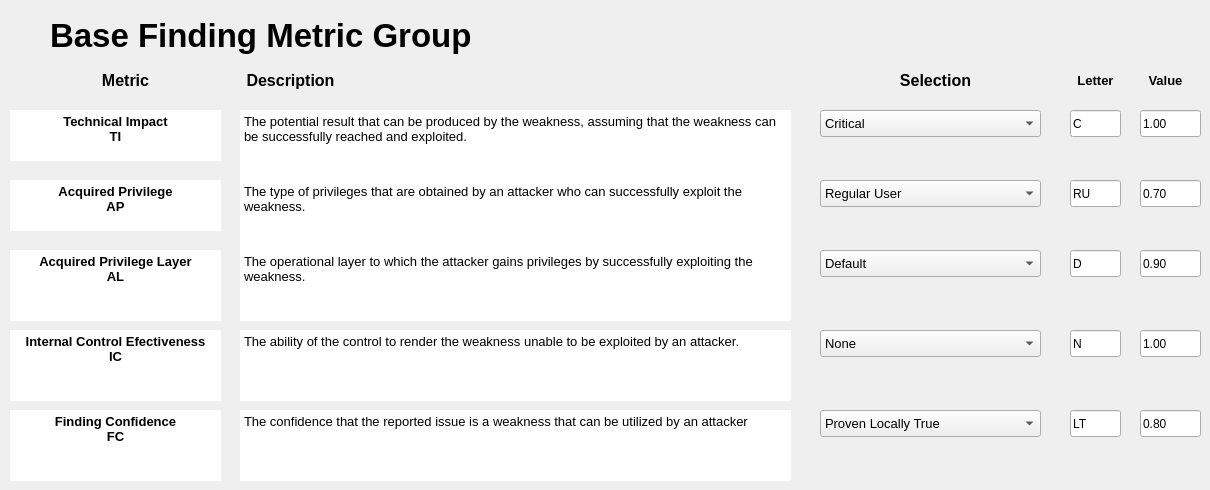
    <widget class="QWidget" name="tab_2">
     <attribute name="title">
      <string>Base Finding</string>
     </attribute>
     <widget class="QLabel" name="label_5">
      <property name="geometry">
       <rect>
        <x>50</x>
        <y>0</y>
        <width>1141</width>
        <height>71</height>
       </rect>
      </property>
      <property name="font">
       <font>
        <pointsize>25</pointsize>
        <weight>75</weight>
        <italic>false</italic>
        <bold>true</bold>
        <underline>false</underline>
        <strikeout>false</strikeout>
        <kerning>true</kerning>
       </font>
      </property>
      <property name="text">
       <string>Base Finding Metric Group</string>
      </property>
     </widget>
     <widget class="QLabel" name="label_6">
      <property name="geometry">
       <rect>
        <x>90</x>
        <y>70</y>
        <width>71</width>
        <height>21</height>
       </rect>
      </property>
      <property name="font">
       <font>
        <pointsize>12</pointsize>
        <weight>75</weight>
        <bold>true</bold>
       </font>
      </property>
      <property name="text">
       <string>Metric</string>
      </property>
      <property name="alignment">
       <set>Qt::AlignCenter</set>
      </property>
     </widget>
     <widget class="QTextEdit" name="textEdit">
      <property name="geometry">
       <rect>
        <x>10</x>
        <y>110</y>
        <width>211</width>
        <height>51</height>
       </rect>
      </property>
      <property name="frameShape">
       <enum>QFrame::NoFrame</enum>
      </property>
      <property name="lineWidth">
       <number>0</number>
      </property>
      <property name="html">
       <string>&lt;!DOCTYPE HTML PUBLIC &quot;-//W3C//DTD HTML 4.0//EN&quot; &quot;http://www.w3.org/TR/REC-html40/strict.dtd&quot;&gt;
&lt;html&gt;&lt;head&gt;&lt;meta name=&quot;qrichtext&quot; content=&quot;1&quot; /&gt;&lt;style type=&quot;text/css&quot;&gt;
p, li { white-space: pre-wrap; }
&lt;/style&gt;&lt;/head&gt;&lt;body style=&quot; font-family:'.AppleSystemUIFont'; font-size:10pt; font-weight:400; font-style:normal;&quot;&gt;
&lt;p align=&quot;center&quot; style=&quot; margin-top:0px; margin-bottom:0px; margin-left:0px; margin-right:0px; -qt-block-indent:0; text-indent:0px;&quot;&gt;&lt;span style=&quot; font-family:'Ubuntu'; font-weight:600;&quot;&gt;Technical Impact&lt;/span&gt;&lt;/p&gt;
&lt;p align=&quot;center&quot; style=&quot; margin-top:0px; margin-bottom:0px; margin-left:0px; margin-right:0px; -qt-block-indent:0; text-indent:0px;&quot;&gt;&lt;span style=&quot; font-family:'Ubuntu'; font-weight:600;&quot;&gt;TI&lt;/span&gt;&lt;/p&gt;&lt;/body&gt;&lt;/html&gt;</string>
      </property>
     </widget>
     <widget class="QTextEdit" name="textEdit_2">
      <property name="geometry">
       <rect>
        <x>10</x>
        <y>180</y>
        <width>211</width>
        <height>51</height>
       </rect>
      </property>
      <property name="frameShape">
       <enum>QFrame::NoFrame</enum>
      </property>
      <property name="lineWidth">
       <number>0</number>
      </property>
      <property name="html">
       <string>&lt;!DOCTYPE HTML PUBLIC &quot;-//W3C//DTD HTML 4.0//EN&quot; &quot;http://www.w3.org/TR/REC-html40/strict.dtd&quot;&gt;
&lt;html&gt;&lt;head&gt;&lt;meta name=&quot;qrichtext&quot; content=&quot;1&quot; /&gt;&lt;style type=&quot;text/css&quot;&gt;
p, li { white-space: pre-wrap; }
&lt;/style&gt;&lt;/head&gt;&lt;body style=&quot; font-family:'.AppleSystemUIFont'; font-size:10pt; font-weight:400; font-style:normal;&quot;&gt;
&lt;p align=&quot;center&quot; style=&quot; margin-top:0px; margin-bottom:0px; margin-left:0px; margin-right:0px; -qt-block-indent:0; text-indent:0px;&quot;&gt;&lt;span style=&quot; font-family:'Ubuntu'; font-weight:600;&quot;&gt;Acquired Privilege&lt;/span&gt;&lt;/p&gt;
&lt;p align=&quot;center&quot; style=&quot; margin-top:0px; margin-bottom:0px; margin-left:0px; margin-right:0px; -qt-block-indent:0; text-indent:0px;&quot;&gt;&lt;span style=&quot; font-family:'Ubuntu'; font-weight:600;&quot;&gt;AP&lt;/span&gt;&lt;/p&gt;&lt;/body&gt;&lt;/html&gt;</string>
      </property>
     </widget>
     <widget class="QTextEdit" name="textEdit_3">
      <property name="geometry">
       <rect>
        <x>10</x>
        <y>250</y>
        <width>211</width>
        <height>71</height>
       </rect>
      </property>
      <property name="frameShape">
       <enum>QFrame::NoFrame</enum>
      </property>
      <property name="lineWidth">
       <number>0</number>
      </property>
      <property name="html">
       <string>&lt;!DOCTYPE HTML PUBLIC &quot;-//W3C//DTD HTML 4.0//EN&quot; &quot;http://www.w3.org/TR/REC-html40/strict.dtd&quot;&gt;
&lt;html&gt;&lt;head&gt;&lt;meta name=&quot;qrichtext&quot; content=&quot;1&quot; /&gt;&lt;style type=&quot;text/css&quot;&gt;
p, li { white-space: pre-wrap; }
&lt;/style&gt;&lt;/head&gt;&lt;body style=&quot; font-family:'.AppleSystemUIFont'; font-size:10pt; font-weight:400; font-style:normal;&quot;&gt;
&lt;p align=&quot;center&quot; style=&quot; margin-top:0px; margin-bottom:0px; margin-left:0px; margin-right:0px; -qt-block-indent:0; text-indent:0px;&quot;&gt;&lt;span style=&quot; font-family:'Ubuntu'; font-weight:600;&quot;&gt;Acquired Privilege Layer&lt;/span&gt;&lt;/p&gt;
&lt;p align=&quot;center&quot; style=&quot; margin-top:0px; margin-bottom:0px; margin-left:0px; margin-right:0px; -qt-block-indent:0; text-indent:0px;&quot;&gt;&lt;span style=&quot; font-family:'Ubuntu'; font-weight:600;&quot;&gt;AL&lt;/span&gt;&lt;/p&gt;&lt;/body&gt;&lt;/html&gt;</string>
      </property>
     </widget>
     <widget class="QTextEdit" name="textEdit_4">
      <property name="geometry">
       <rect>
        <x>10</x>
        <y>330</y>
        <width>211</width>
        <height>71</height>
       </rect>
      </property>
      <property name="frameShape">
       <enum>QFrame::NoFrame</enum>
      </property>
      <property name="lineWidth">
       <number>0</number>
      </property>
      <property name="html">
       <string>&lt;!DOCTYPE HTML PUBLIC &quot;-//W3C//DTD HTML 4.0//EN&quot; &quot;http://www.w3.org/TR/REC-html40/strict.dtd&quot;&gt;
&lt;html&gt;&lt;head&gt;&lt;meta name=&quot;qrichtext&quot; content=&quot;1&quot; /&gt;&lt;style type=&quot;text/css&quot;&gt;
p, li { white-space: pre-wrap; }
&lt;/style&gt;&lt;/head&gt;&lt;body style=&quot; font-family:'.AppleSystemUIFont'; font-size:10pt; font-weight:400; font-style:normal;&quot;&gt;
&lt;p align=&quot;center&quot; style=&quot; margin-top:0px; margin-bottom:0px; margin-left:0px; margin-right:0px; -qt-block-indent:0; text-indent:0px;&quot;&gt;&lt;span style=&quot; font-family:'Ubuntu'; font-weight:600;&quot;&gt;Internal Control Efectiveness&lt;/span&gt;&lt;/p&gt;
&lt;p align=&quot;center&quot; style=&quot; margin-top:0px; margin-bottom:0px; margin-left:0px; margin-right:0px; -qt-block-indent:0; text-indent:0px;&quot;&gt;&lt;span style=&quot; font-family:'Ubuntu'; font-weight:600;&quot;&gt;IC&lt;/span&gt;&lt;/p&gt;&lt;/body&gt;&lt;/html&gt;</string>
      </property>
     </widget>
     <widget class="QTextEdit" name="textEdit_5">
      <property name="geometry">
       <rect>
        <x>10</x>
        <y>410</y>
        <width>211</width>
        <height>71</height>
       </rect>
      </property>
      <property name="frameShape">
       <enum>QFrame::NoFrame</enum>
      </property>
      <property name="lineWidth">
       <number>0</number>
      </property>
      <property name="html">
       <string>&lt;!DOCTYPE HTML PUBLIC &quot;-//W3C//DTD HTML 4.0//EN&quot; &quot;http://www.w3.org/TR/REC-html40/strict.dtd&quot;&gt;
&lt;html&gt;&lt;head&gt;&lt;meta name=&quot;qrichtext&quot; content=&quot;1&quot; /&gt;&lt;style type=&quot;text/css&quot;&gt;
p, li { white-space: pre-wrap; }
&lt;/style&gt;&lt;/head&gt;&lt;body style=&quot; font-family:'.AppleSystemUIFont'; font-size:10pt; font-weight:400; font-style:normal;&quot;&gt;
&lt;p align=&quot;center&quot; style=&quot; margin-top:0px; margin-bottom:0px; margin-left:0px; margin-right:0px; -qt-block-indent:0; text-indent:0px;&quot;&gt;&lt;span style=&quot; font-family:'Ubuntu'; font-weight:600;&quot;&gt;Finding Confidence&lt;/span&gt;&lt;/p&gt;
&lt;p align=&quot;center&quot; style=&quot; margin-top:0px; margin-bottom:0px; margin-left:0px; margin-right:0px; -qt-block-indent:0; text-indent:0px;&quot;&gt;&lt;span style=&quot; font-family:'Ubuntu'; font-weight:600;&quot;&gt;FC&lt;/span&gt;&lt;/p&gt;&lt;/body&gt;&lt;/html&gt;</string>
      </property>
     </widget>
     <widget class="QLabel" name="label_7">
      <property name="geometry">
       <rect>
        <x>230</x>
        <y>70</y>
        <width>121</width>
        <height>21</height>
       </rect>
      </property>
      <property name="font">
       <font>
        <pointsize>12</pointsize>
        <weight>75</weight>
        <bold>true</bold>
       </font>
      </property>
      <property name="text">
       <string>Description</string>
      </property>
      <property name="alignment">
       <set>Qt::AlignCenter</set>
      </property>
     </widget>
     <widget class="QTextEdit" name="textEdit_6">
      <property name="geometry">
       <rect>
        <x>240</x>
        <y>110</y>
        <width>551</width>
        <height>71</height>
       </rect>
      </property>
      <property name="frameShape">
       <enum>QFrame::NoFrame</enum>
      </property>
      <property name="lineWidth">
       <number>0</number>
      </property>
      <property name="html">
       <string>&lt;!DOCTYPE HTML PUBLIC &quot;-//W3C//DTD HTML 4.0//EN&quot; &quot;http://www.w3.org/TR/REC-html40/strict.dtd&quot;&gt;
&lt;html&gt;&lt;head&gt;&lt;meta name=&quot;qrichtext&quot; content=&quot;1&quot; /&gt;&lt;style type=&quot;text/css&quot;&gt;
p, li { white-space: pre-wrap; }
&lt;/style&gt;&lt;/head&gt;&lt;body style=&quot; font-family:'.AppleSystemUIFont'; font-size:10pt; font-weight:400; font-style:normal;&quot;&gt;
&lt;p style=&quot; margin-top:12px; margin-bottom:12px; margin-left:0px; margin-right:0px; -qt-block-indent:0; text-indent:0px;&quot;&gt;&lt;span style=&quot; font-family:'MS Shell Dlg 2';&quot;&gt;The potential result that can be produced by the weakness, assuming that the weakness can be successfully reached and exploited.&lt;/span&gt;&lt;/p&gt;&lt;/body&gt;&lt;/html&gt;</string>
      </property>
     </widget>
     <widget class="QTextEdit" name="textEdit_7">
      <property name="geometry">
       <rect>
        <x>240</x>
        <y>180</y>
        <width>551</width>
        <height>71</height>
       </rect>
      </property>
      <property name="frameShape">
       <enum>QFrame::NoFrame</enum>
      </property>
      <property name="lineWidth">
       <number>0</number>
      </property>
      <property name="html">
       <string>&lt;!DOCTYPE HTML PUBLIC &quot;-//W3C//DTD HTML 4.0//EN&quot; &quot;http://www.w3.org/TR/REC-html40/strict.dtd&quot;&gt;
&lt;html&gt;&lt;head&gt;&lt;meta name=&quot;qrichtext&quot; content=&quot;1&quot; /&gt;&lt;style type=&quot;text/css&quot;&gt;
p, li { white-space: pre-wrap; }
&lt;/style&gt;&lt;/head&gt;&lt;body style=&quot; font-family:'.AppleSystemUIFont'; font-size:10pt; font-weight:400; font-style:normal;&quot;&gt;
&lt;p style=&quot; margin-top:0px; margin-bottom:0px; margin-left:0px; margin-right:0px; -qt-block-indent:0; text-indent:0px;&quot;&gt;&lt;span style=&quot; font-family:'MS Shell Dlg 2';&quot;&gt;The type of privileges that are obtained by an attacker who can successfully exploit the weakness.&lt;/span&gt;&lt;/p&gt;&lt;/body&gt;&lt;/html&gt;</string>
      </property>
     </widget>
     <widget class="QTextEdit" name="textEdit_8">
      <property name="geometry">
       <rect>
        <x>240</x>
        <y>250</y>
        <width>551</width>
        <height>71</height>
       </rect>
      </property>
      <property name="frameShape">
       <enum>QFrame::NoFrame</enum>
      </property>
      <property name="lineWidth">
       <number>0</number>
      </property>
      <property name="html">
       <string>&lt;!DOCTYPE HTML PUBLIC &quot;-//W3C//DTD HTML 4.0//EN&quot; &quot;http://www.w3.org/TR/REC-html40/strict.dtd&quot;&gt;
&lt;html&gt;&lt;head&gt;&lt;meta name=&quot;qrichtext&quot; content=&quot;1&quot; /&gt;&lt;style type=&quot;text/css&quot;&gt;
p, li { white-space: pre-wrap; }
&lt;/style&gt;&lt;/head&gt;&lt;body style=&quot; font-family:'.AppleSystemUIFont'; font-size:10pt; font-weight:400; font-style:normal;&quot;&gt;
&lt;p style=&quot; margin-top:0px; margin-bottom:0px; margin-left:0px; margin-right:0px; -qt-block-indent:0; text-indent:0px;&quot;&gt;&lt;span style=&quot; font-family:'MS Shell Dlg 2';&quot;&gt;The operational layer to which the attacker gains privileges by successfully exploiting the weakness. &lt;/span&gt;&lt;/p&gt;&lt;/body&gt;&lt;/html&gt;</string>
      </property>
     </widget>
     <widget class="QTextEdit" name="textEdit_9">
      <property name="geometry">
       <rect>
        <x>240</x>
        <y>330</y>
        <width>551</width>
        <height>71</height>
       </rect>
      </property>
      <property name="frameShape">
       <enum>QFrame::NoFrame</enum>
      </property>
      <property name="lineWidth">
       <number>0</number>
      </property>
      <property name="html">
       <string>&lt;!DOCTYPE HTML PUBLIC &quot;-//W3C//DTD HTML 4.0//EN&quot; &quot;http://www.w3.org/TR/REC-html40/strict.dtd&quot;&gt;
&lt;html&gt;&lt;head&gt;&lt;meta name=&quot;qrichtext&quot; content=&quot;1&quot; /&gt;&lt;style type=&quot;text/css&quot;&gt;
p, li { white-space: pre-wrap; }
&lt;/style&gt;&lt;/head&gt;&lt;body style=&quot; font-family:'.AppleSystemUIFont'; font-size:10pt; font-weight:400; font-style:normal;&quot;&gt;
&lt;p style=&quot; margin-top:0px; margin-bottom:0px; margin-left:0px; margin-right:0px; -qt-block-indent:0; text-indent:0px;&quot;&gt;&lt;span style=&quot; font-family:'MS Shell Dlg 2';&quot;&gt;The ability of the control to render the weakness unable to be exploited by an attacker. &lt;/span&gt;&lt;/p&gt;&lt;/body&gt;&lt;/html&gt;</string>
      </property>
     </widget>
     <widget class="QTextEdit" name="textEdit_10">
      <property name="geometry">
       <rect>
        <x>240</x>
        <y>410</y>
        <width>551</width>
        <height>71</height>
       </rect>
      </property>
      <property name="frameShape">
       <enum>QFrame::NoFrame</enum>
      </property>
      <property name="lineWidth">
       <number>0</number>
      </property>
      <property name="html">
       <string>&lt;!DOCTYPE HTML PUBLIC &quot;-//W3C//DTD HTML 4.0//EN&quot; &quot;http://www.w3.org/TR/REC-html40/strict.dtd&quot;&gt;
&lt;html&gt;&lt;head&gt;&lt;meta name=&quot;qrichtext&quot; content=&quot;1&quot; /&gt;&lt;style type=&quot;text/css&quot;&gt;
p, li { white-space: pre-wrap; }
&lt;/style&gt;&lt;/head&gt;&lt;body style=&quot; font-family:'.AppleSystemUIFont'; font-size:10pt; font-weight:400; font-style:normal;&quot;&gt;
&lt;p style=&quot; margin-top:0px; margin-bottom:0px; margin-left:0px; margin-right:0px; -qt-block-indent:0; text-indent:0px;&quot;&gt;&lt;span style=&quot; font-family:'MS Shell Dlg 2';&quot;&gt;The confidence that the reported issue is a weakness that can be utilized by an attacker&lt;/span&gt;&lt;/p&gt;&lt;/body&gt;&lt;/html&gt;</string>
      </property>
     </widget>
     <widget class="QLabel" name="label_8">
      <property name="geometry">
       <rect>
        <x>870</x>
        <y>70</y>
        <width>131</width>
        <height>21</height>
       </rect>
      </property>
      <property name="font">
       <font>
        <pointsize>12</pointsize>
        <weight>75</weight>
        <bold>true</bold>
       </font>
      </property>
      <property name="text">
       <string>Selection</string>
      </property>
      <property name="alignment">
       <set>Qt::AlignCenter</set>
      </property>
     </widget>
     <widget class="QComboBox" name="cBox_BF_TI">
      <property name="geometry">
       <rect>
        <x>820</x>
        <y>110</y>
        <width>221</width>
        <height>27</height>
       </rect>
      </property>
      <property name="font">
       <font>
        <pointsize>10</pointsize>
       </font>
      </property>
      <item>
       <property name="text">
        <string>Critical</string>
       </property>
      </item>
     </widget>
     <widget class="QLabel" name="label_9">
      <property name="geometry">
       <rect>
        <x>1070</x>
        <y>70</y>
        <width>51</width>
        <height>21</height>
       </rect>
      </property>
      <property name="font">
       <font>
        <pointsize>12</pointsize>
        <weight>75</weight>
        <bold>true</bold>
       </font>
      </property>
      <property name="text">
       <string>&lt;html&gt;&lt;head/&gt;&lt;body&gt;&lt;p&gt;&lt;span style=&quot; font-size:10pt;&quot;&gt;Letter&lt;/span&gt;&lt;/p&gt;&lt;/body&gt;&lt;/html&gt;</string>
      </property>
      <property name="alignment">
       <set>Qt::AlignCenter</set>
      </property>
     </widget>
     <widget class="QLabel" name="label_10">
      <property name="geometry">
       <rect>
        <x>1140</x>
        <y>70</y>
        <width>51</width>
        <height>21</height>
       </rect>
      </property>
      <property name="font">
       <font>
        <pointsize>12</pointsize>
        <weight>75</weight>
        <bold>true</bold>
       </font>
      </property>
      <property name="text">
       <string>&lt;html&gt;&lt;head/&gt;&lt;body&gt;&lt;p&gt;&lt;span style=&quot; font-size:10pt;&quot;&gt;Value&lt;/span&gt;&lt;/p&gt;&lt;/body&gt;&lt;/html&gt;</string>
      </property>
      <property name="alignment">
       <set>Qt::AlignCenter</set>
      </property>
     </widget>
     <widget class="QComboBox" name="cBox_BF_AP">
      <property name="geometry">
       <rect>
        <x>820</x>
        <y>180</y>
        <width>221</width>
        <height>27</height>
       </rect>
      </property>
      <property name="font">
       <font>
        <pointsize>10</pointsize>
       </font>
      </property>
      <item>
       <property name="text">
        <string>Regular User</string>
       </property>
      </item>
     </widget>
     <widget class="QComboBox" name="cBox_BF_AL">
      <property name="geometry">
       <rect>
        <x>820</x>
        <y>250</y>
        <width>221</width>
        <height>27</height>
       </rect>
      </property>
      <property name="font">
       <font>
        <pointsize>10</pointsize>
       </font>
      </property>
      <item>
       <property name="text">
        <string>Default</string>
       </property>
      </item>
     </widget>
     <widget class="QComboBox" name="cBox_BF_IC">
      <property name="geometry">
       <rect>
        <x>820</x>
        <y>330</y>
        <width>221</width>
        <height>27</height>
       </rect>
      </property>
      <property name="font">
       <font>
        <pointsize>10</pointsize>
       </font>
      </property>
      <item>
       <property name="text">
        <string>None</string>
       </property>
      </item>
     </widget>
     <widget class="QComboBox" name="cBox_BF_FC">
      <property name="geometry">
       <rect>
        <x>820</x>
        <y>410</y>
        <width>221</width>
        <height>27</height>
       </rect>
      </property>
      <property name="font">
       <font>
        <pointsize>10</pointsize>
       </font>
      </property>
      <item>
       <property name="text">
        <string>Proven Locally True</string>
       </property>
      </item>
     </widget>
     <widget class="QLineEdit" name="txtB_BF_TI_Letter">
      <property name="geometry">
       <rect>
        <x>1070</x>
        <y>110</y>
        <width>51</width>
        <height>27</height>
       </rect>
      </property>
      <property name="text">
       <string>C</string>
      </property>
     </widget>
     <widget class="QLineEdit" name="txtB_BF_TI_Value">
      <property name="geometry">
       <rect>
        <x>1140</x>
        <y>110</y>
        <width>61</width>
        <height>27</height>
       </rect>
      </property>
      <property name="text">
       <string>1.00</string>
      </property>
     </widget>
     <widget class="QLineEdit" name="txtB_BF_AP_Letter">
      <property name="geometry">
       <rect>
        <x>1070</x>
        <y>180</y>
        <width>51</width>
        <height>27</height>
       </rect>
      </property>
      <property name="text">
       <string>RU</string>
      </property>
     </widget>
     <widget class="QLineEdit" name="txtB_BF_AP_Value">
      <property name="geometry">
       <rect>
        <x>1140</x>
        <y>180</y>
        <width>61</width>
        <height>27</height>
       </rect>
      </property>
      <property name="text">
       <string>0.70</string>
      </property>
     </widget>
     <widget class="QLineEdit" name="txtB_BF_AL_Letter">
      <property name="geometry">
       <rect>
        <x>1070</x>
        <y>250</y>
        <width>51</width>
        <height>27</height>
       </rect>
      </property>
      <property name="text">
       <string>D</string>
      </property>
     </widget>
     <widget class="QLineEdit" name="txtB_BF_IC_Letter">
      <property name="geometry">
       <rect>
        <x>1070</x>
        <y>330</y>
        <width>51</width>
        <height>27</height>
       </rect>
      </property>
      <property name="text">
       <string>N</string>
      </property>
     </widget>
     <widget class="QLineEdit" name="txtB_BF_IC_Value">
      <property name="geometry">
       <rect>
        <x>1140</x>
        <y>330</y>
        <width>61</width>
        <height>27</height>
       </rect>
      </property>
      <property name="text">
       <string>1.00</string>
      </property>
     </widget>
     <widget class="QLineEdit" name="txtB_BF_AL_Value">
      <property name="geometry">
       <rect>
        <x>1140</x>
        <y>250</y>
        <width>61</width>
        <height>27</height>
       </rect>
      </property>
      <property name="text">
       <string>0.90</string>
      </property>
     </widget>
     <widget class="QLineEdit" name="txtB_BF_FC_Letter">
      <property name="geometry">
       <rect>
        <x>1070</x>
        <y>410</y>
        <width>51</width>
        <height>27</height>
       </rect>
      </property>
      <property name="text">
       <string>LT</string>
      </property>
     </widget>
     <widget class="QLineEdit" name="txtB_BF_FC_Value">
      <property name="geometry">
       <rect>
        <x>1140</x>
        <y>410</y>
        <width>61</width>
        <height>27</height>
       </rect>
      </property>
      <property name="text">
       <string>0.80</string>
      </property>
     </widget>
    </widget>
